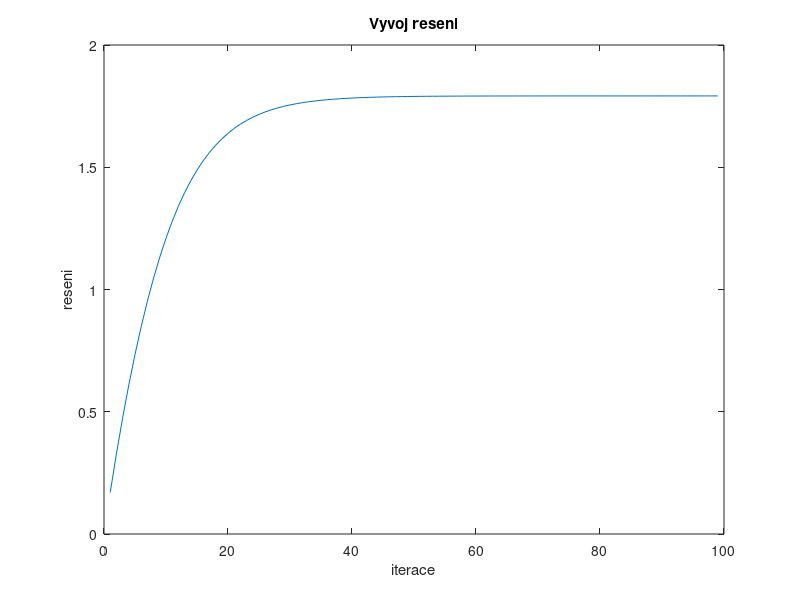

MATLAB code for this plot:
function[koren, i] = regulaFalsi

%nadefinujeme f(x) a budeme hledat reseni f(x)=0
f=inline('exp(x)-6');

a=0; % pocatecni body omezujici reseni x(i)
b=5; % a x(i+1)

reseni = []; % aktualni odhad reseni

%nespravne inicialni odhady intervalu
if f(a)*f(b)>0
    return
end

%jinak je mozno pocitat
i = 1;
tolerance = 10e-6;
%protoze regula falsi muze konvergovat pomalu, zdalo se mi lepsi prepsat tohle
%tak,ze nebude predem dany pocet iteraci, ale chyba kterou tolerujeme
while 1
    %odvozeny vzorec
    c=(a*f(b)-f(a)*b)/(f(b)-f(a));
    %je-li koren v jednom z danych podintervalu zmen meze a presun se na dany
    %podinterval
    if f(a)*f(c)<0   
        b = c;
    else
        a = c;
    end
    %zaznam o resenich
    reseni(i)=c;
    %ukoncovaci podminka
    if(abs(f(c))<tolerance)
        break
    end
    i = i+1;
end

koren=reseni(end) % odhad konecneho reseni

% zobrazime vyvoj reseni v zavislosti na iteracich vlevo
plot(1:length(reseni),reseni);
title('Vyvoj reseni');
xlabel('iterace');
ylabel('reseni');

end